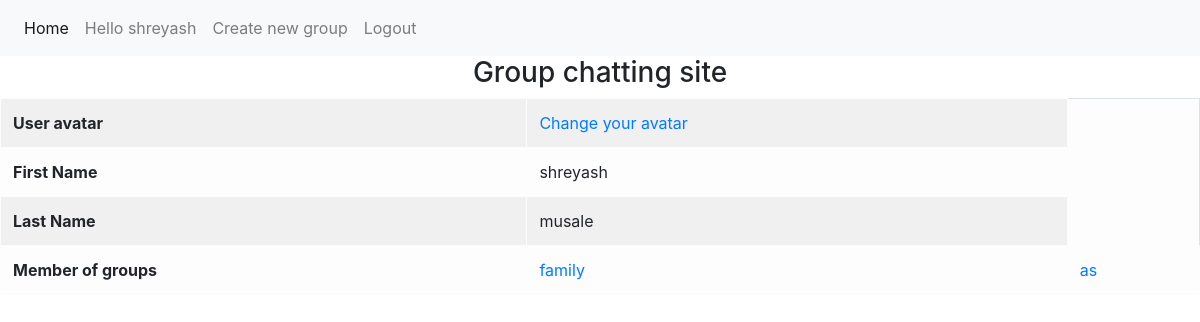
/ (signed in), run on an earlier commit of the app's database.
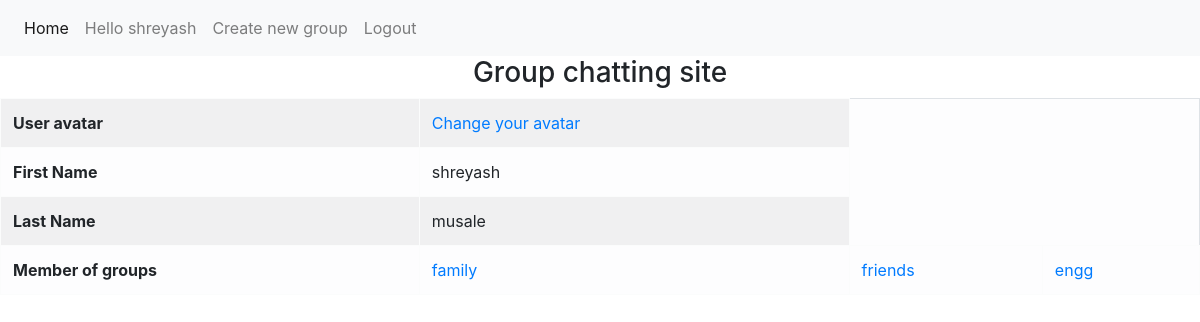
And on a later commit of the database.
### chat/models.py (models this page shows, shortened)
class Rooms(models.Model):
    title = models.CharField(max_length=255)
    admin = models.CharField(max_length=255,default=" ")
    group_members = models.ManyToManyField(User)

### member/views.py (the view)
# urls.py: 2. Add a URL to urlpatterns:  path('', views.home, name='home')
def home(request):
    username = None
    members = None
    grp = None
    if request.user.is_authenticated:
        user_id = request.user.id
        members = User.objects.get(id = user_id)
        for i in members.rooms_set.all():
            print(i.title)
        print(f' user id = {members.first_name}')
    return render(request,'home.html',{'member':members, 'grp':grp})

### templates/home.html (shortened to what this page needs)
{% load avatar_tags %}
<!DOCTYPE html>
<html lang="en">
<head>
    <link rel="stylesheet" href="https://stackpath.bootstrapcdn.com/bootstrap/4.3.1/css/bootstrap.min.css">
</head>
<body>
    <nav class="navbar navbar-expand-lg navbar-light bg-light">
        <div class="collapse navbar-collapse" id="navbarNavAltMarkup">
          <div class="navbar-nav">
            <a class="nav-item nav-link active" href="{% url 'home' %}">Home <span class="sr-only">(current)</span></a>
            {% if user.is_authenticated %}
                  <a class="nav-item nav-link" >Hello {{user.first_name}}</a>
                  <a class="nav-item nav-link" href="{% url 'create_group' %}">Create new group</a>
                  <a class="nav-item nav-link" href="{% url 'user_logout' %}">Logout</a>
            {% else %}
                  <a class="nav-item nav-link" href={% url 'user_login' %}>Login</a>
                  <a class="nav-item nav-link" href="{% url 'register' %}">Register</a>
            {% endif %}
          </div>
        </div>
      </nav>
      <h3><center>Group chatting site</center></h3>
      {% if user.is_authenticated %}
      {% if member %}
        <table class="table table-light table-bordered table-striped">
          <tbody>
            <tr>
              <th>User avatar</th>
              <td><a href={% url 'avatar_change' %}> Change your avatar</a></td>
          </tr>
          <tr>
              <th>First Name</th>
              <td id = 'user_name'>{{member.first_name}}</td>
          </tr>
          <tr>
              <th>Last Name</th>
              <td>{{member.last_name}}</td>
          </tr>
          <tr>
            <th>Member of groups</th>
            {% if member.rooms_set.all %}
              {% for mr in member.rooms_set.all %}
                <td><a href="{% url 'chatpage' mr.title user.first_name %}"> {{mr.title}}</a></td>
              {% endfor %}
            {% else %}
              <td>You are not member of any group</td>
            {% endif %}
          </tr>
      </tbody>
      </table>
      {% endif %}
    {% endif %}
</body>
</html>

What changed in the data, as far as the page shows it:
removed Rooms: title "as"
added Rooms: title "friends"
added Rooms: title "engg"
